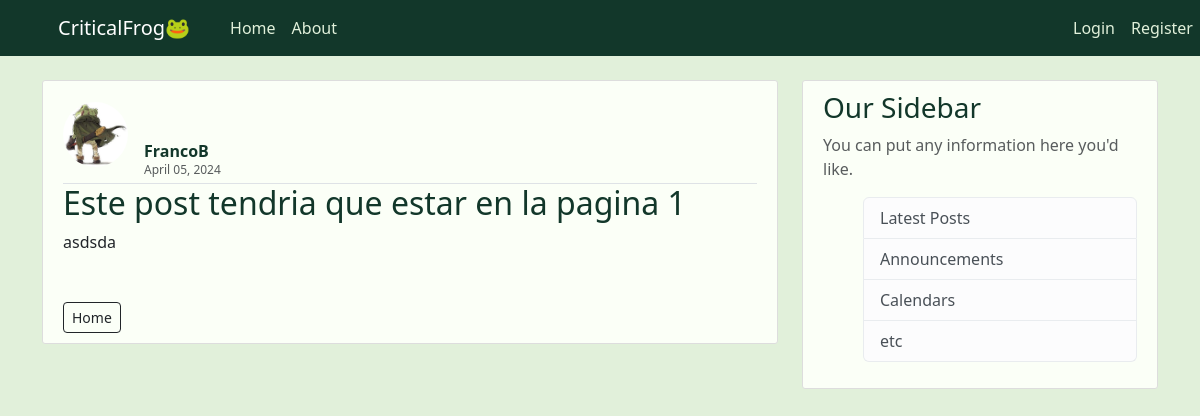
The page /post/35 on the database its author committed.
### blog/models.py (models this page shows, shortened)
class Post(models.Model):
    title = models.CharField(max_length=100)
    content = models.TextField()
    date_posted = models.DateTimeField(default=timezone.now) #no ()
    author = models.ForeignKey(User, on_delete=models.CASCADE)

### users/models.py (models this page shows, shortened)
class Profile(models.Model):
    user = models.OneToOneField(User, on_delete=models.CASCADE)
    image = models.ImageField(default='default.jpg', upload_to='profile_pics')

### blog/views.py (the view)
# urls.py: path('post/<int:pk>', PostDetailView.as_view(), name='post-detail'),
class PostDetailView(DetailView):
    model = Post

### blog/templates/blog/post_detail.html (shortened to what this page needs)
{% extends "blog/base.html" %}
{% block content %}
    <article class="media content-section">
        <div class="media-body d-flex border-bottom pb-3">
            <img class="rounded-circle article-img align-self-end" src="{{ object.author.profile.image.url }}" alt="post author image">
            <div class="d-flex flex-column ml-3 mt-5">
                <a class="post-author mt-auto mb-1" href="#">{{ object.author }}</a>
                <sub class="text-muted mt-auto">{{ object.date_posted|date:"F d, Y"}}</sub>
            </div>
        </div>
        <div class="media-body">
            <div class="">
                <h2 class="article-title">{{ object.title }}</h2>
                <p class="article-content">{{ object.content }}</p>
            </div>
            <div class="mt-5">
                <a class="btn btn-outline-dark btn-sm" href="{% url 'blog-home' %}">Home</a>
            </div>
        </div>
    </article>
{% endblock content%}

### blog/static/blog/main.css (style rules this page uses)
body { background: #E1F0DA; margin-top: 5rem; }
h1, h2, h3, h4, h5, h6 { color: #12372A; }
a { text-decoration: none; color: inherit; }
.content-section { background: #fbfff7; padding: 10px 20px; border: 1px solid #dddddd; border-radius: 3px; margin-bottom: 20px; }
.post-author { color: #12372A; font-weight: bold; }
.article-title { color: #12372A; }
.article-content { white-space: pre-line; }
.article-img { height: 65px; width: 65px; margin-right: 16px; }

### rows shown on the page
Post: author.profile.image (picture), author "FrancoB", date_posted "April 05, 2024", title "Este post tendria que estar en la pagina 1", content "asdsda"
